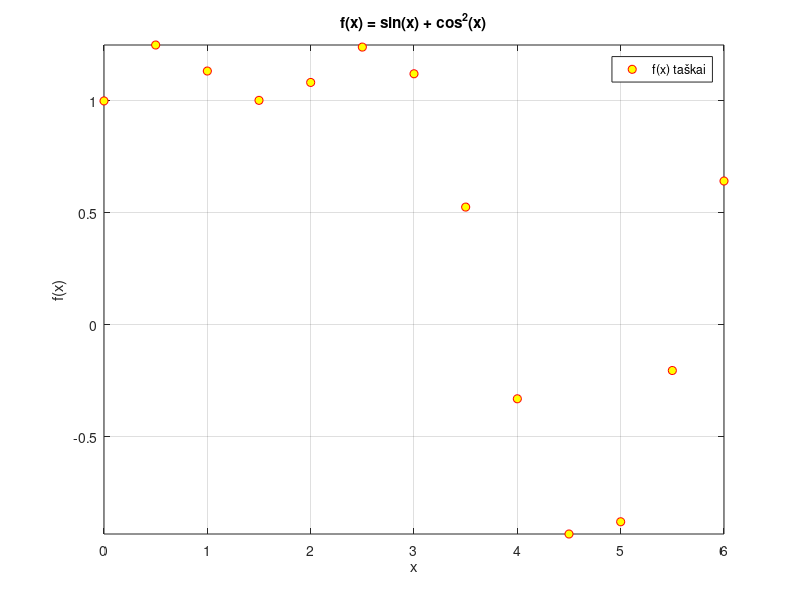
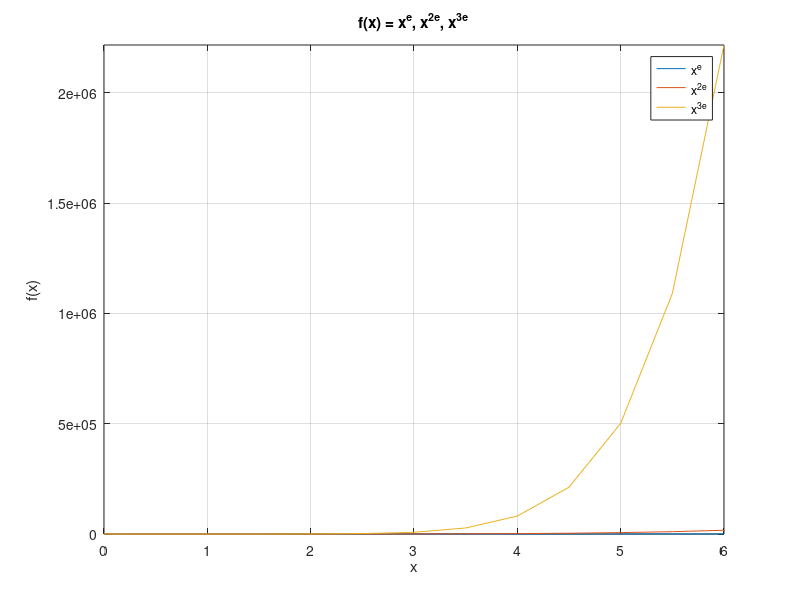
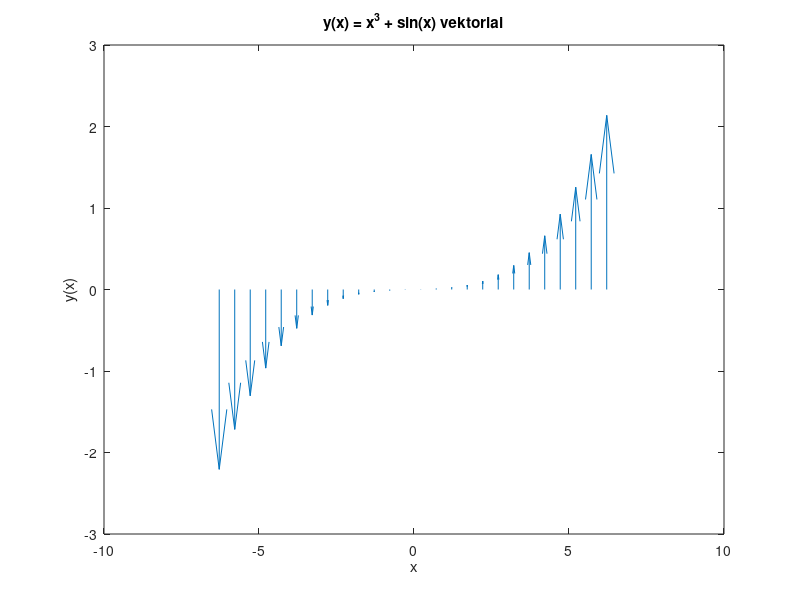
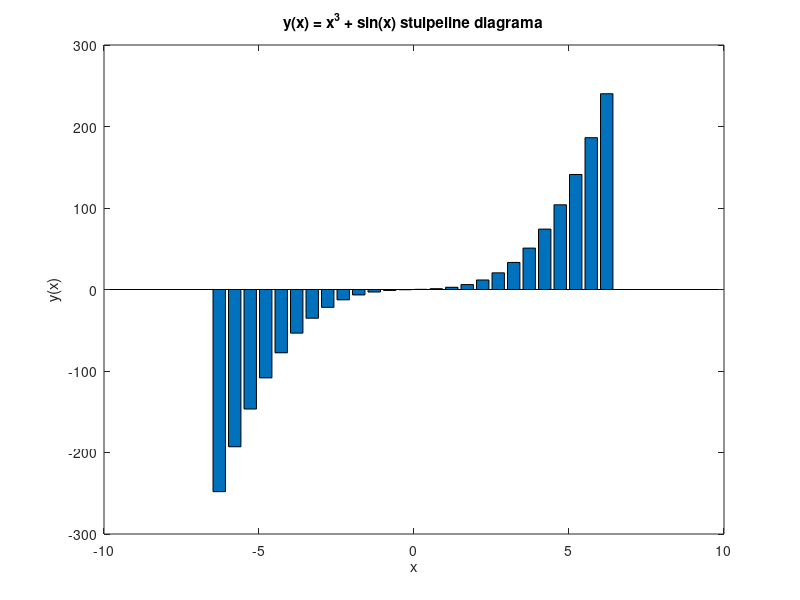

These figures' MATLAB source, in order: (Note: this script raises an error after producing the figures.)
%Privaloma uzduotis

%   1
close all;

x = 0 : 0.5 : 2*pi;
f = sin(x)+cos(x).^2;
figure;
plot(x, f, 'o', 'MarkerFaceColor', 'y', 'MarkerEdgeColor', 'r')
grid on;
axis([min(x) max(x) min(f) max(f)]);
xlabel('x');
ylabel('f(x)');
title('f(x) = sin(x) + cos^2(x)');
legend('f(x) taškai', 'Location', 'best');

f1 = x.^exp(1);
f2 = x.^(2*exp(1));
f3 = x.^(3*exp(1));
figure(2);
plot(x, f1); hold on;
plot(x, f2);
plot(x, f3);
grid on;
axis([min(x) max(x) min(f3) max(f3)]);
xlabel('x');
ylabel('f(x)');
title('f(x) = x^e, x^{2e}, x^{3e}');
legend('x^e', 'x^{2e}', 'x^{3e}', 'Location', 'best');

%   2

x = -2*pi : 0.5 : 2*pi;
y = x.^3 + sin(x);

figure(3);
quiver(x, zeros(size(x)), zeros(size(x)), y);
xlabel('x');
ylabel('y(x)');
title('y(x) = x^3 + sin(x) vektoriai');

figure(4);
bar(x,y);
xlabel('x');
ylabel('y(x)');
title('y(x) = x^3 + sin(x) stulpeline diagrama');

%Papildoma uzduotis

A = 5.5;
f = 5;
o = 0.8;
u1 = 3.5;
u2 = 2;
t = 0: 0.005 : 1;

s_p = A*sin(2*pi*f*t) + 0.5*A*cos(4*pi*f*t);
n = o*randn(size(t));
s = s_p + n;
s_filt = s;
s_filt(abs(s_filt)<u2) = 0;

figure(5);
subplot(1,2,1);
plot(t, s, '-', 'Color', 'b'); hold on;
plot(t, s_filt, ':', 'Color', 'y', 'LineWidth', 1.5);
yline(u1, '--', 'Color', 'k');
yline(u2, ':', 'Color', 'k');
grid on;
axis([min(t) max(t) min(s)-1 max(s)+1]);
xlabel('t, s', 'FontSize', 14, 'FontWeight', 'bold');
ylabel('Įtampa, V', 'FontSize', 14, 'FontWeight', 'bold');
title('Pradinis ir filtruotas signalai');
legend('Pradinis signalas', 'Filtruotas signalas', 'U_1 riba', 'U_2 riba', 'Location', 'best');

idx = s > u1;
t_sel = t(idx);
s_sel = s(idx);

[maxVal, maxIdx] = max(s_sel);
[minVal, minIdx] = min(s_sel);

subplot(1,2,2);
stem(t_sel, s_sel); hold on;
plot(t_sel(maxIdx), maxVal, 'r^', 'MarkerSize', 12, 'MarkerFaceColor', 'r');
plot(t_sel(minIdx), minVal, 'gv', 'MarkerSize', 8, 'MarkerFaceColor', 'g');
grid on;
axis([min(t) max(t) u1-0.5 max(s_sel)+1]);
xlabel('t, s', 'FontSize', 14, 'FontWeight', 'bold');
ylabel('Įtampa, V', 'FontSize', 14, 'FontWeight', 'bold');
title('Reikšmės, viršijančios U_1 ribą');
legend('Signalo reikšmės', 'Maksimali reikšmė', 'Minimali reikšmė', 'Location', 'best');
